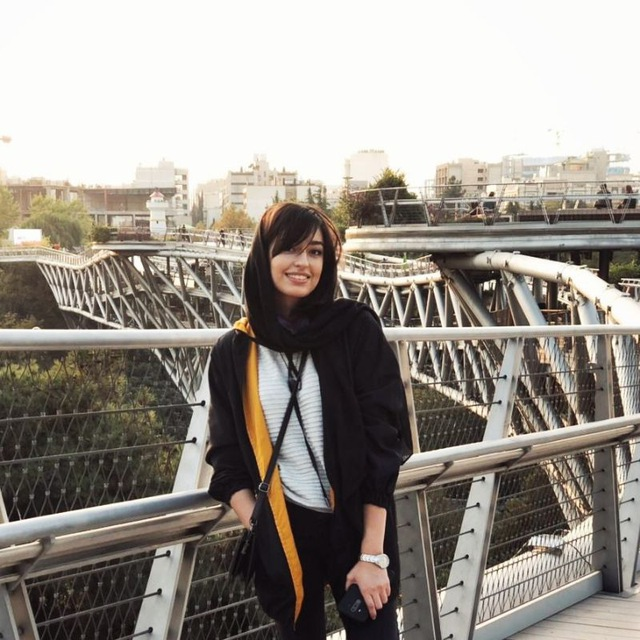
#> input picture prewitt filter/yasi.jpg, 640 x 640 px
$ python prewitt.py
#> lines starting #> are read from the running program, lines starting #| are printed output that depends on the picture
import cv2
from matplotlib import pyplot as plt
import numpy as np

img = cv2.imread('yasi.jpg', 0)
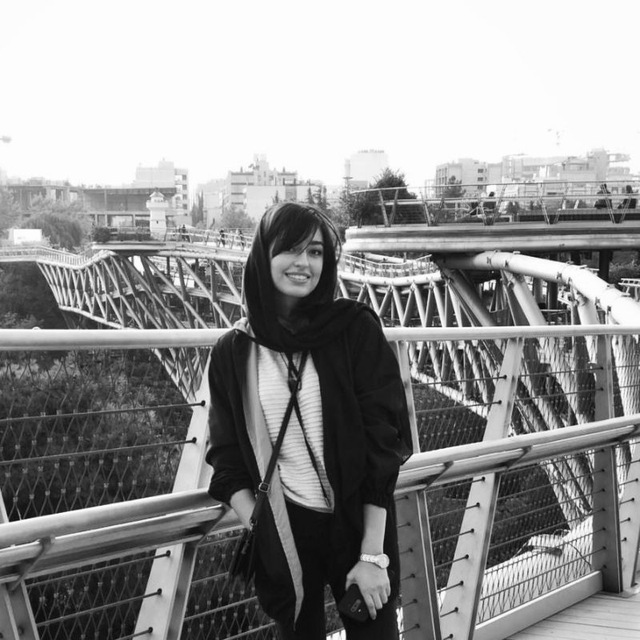
#> img: shape (640, 640); min 0, max 255, mean 148

kernelx = np.array([[1,1,1],[0,0,0],[-1,-1,-1]])
kernely = np.array([[-1,0,1],[-1,0,1],[-1,0,1]])

prewitt_x = cv2.filter2D(img, -1, kernelx)
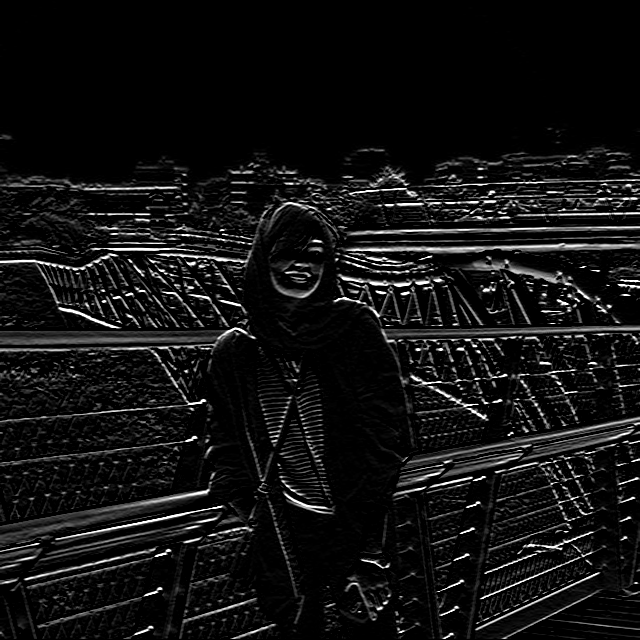
#> prewitt_x: shape (640, 640); min 0, max 255, mean 18.4
prewitt_y = cv2.filter2D(img, -1, kernely)
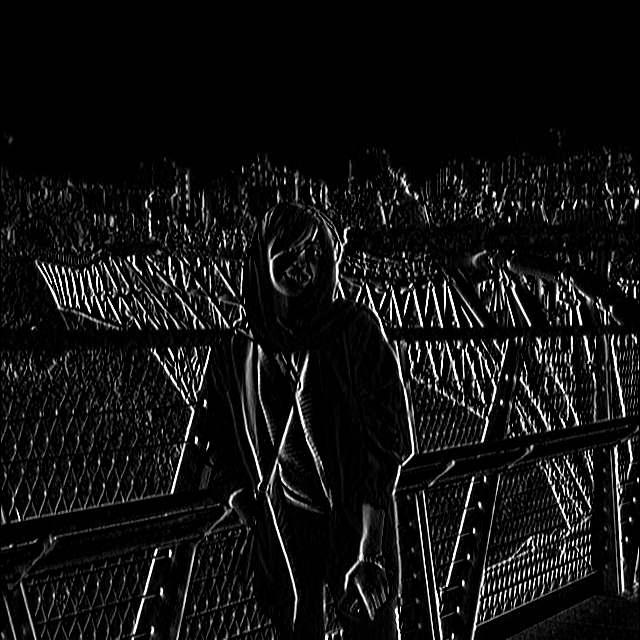
#> prewitt_y: shape (640, 640); min 0, max 255, mean 17.9
prewitt = prewitt_x + prewitt_y
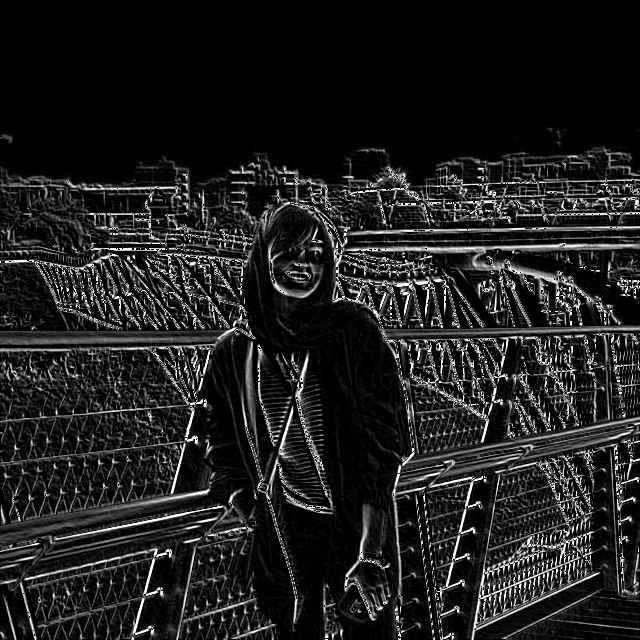
#> prewitt: shape (640, 640); min 0, max 255, mean 31
cv2.imwrite('prewitt.jpg', prewitt)

cv2.imshow('Original', img)
cv2.waitKey(2000)
cv2.destroyAllWindows()

cv2.imshow('Prewitt X', prewitt_x)
cv2.waitKey(2000)
cv2.destroyAllWindows()

cv2.imshow('Prewitt Y', prewitt_x)
cv2.waitKey(2000)
cv2.destroyAllWindows()

cv2.imshow('Prewitt', prewitt)
cv2.waitKey(2000)
cv2.destroyAllWindows()
